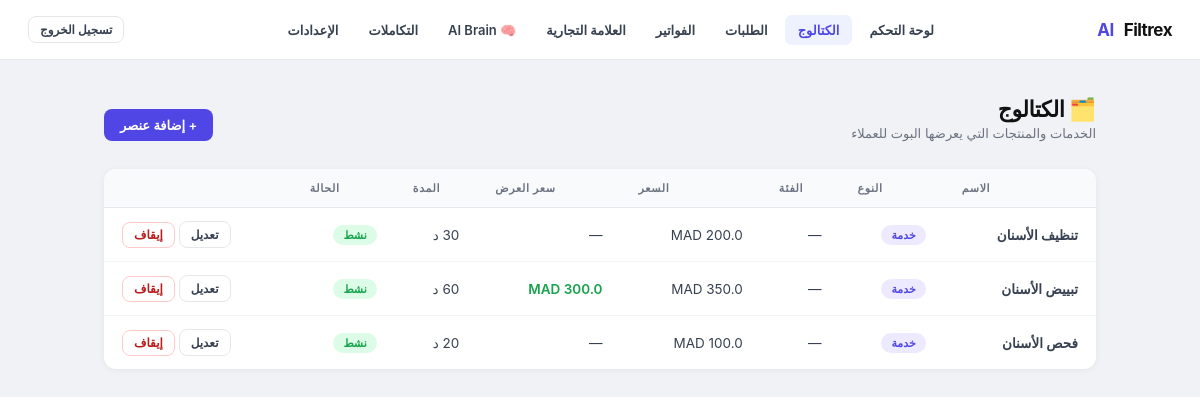
The app's page /admin/catalog (signed in) with its own data.
### tables this page shows
CREATE TABLE clients (
                id                INTEGER PRIMARY KEY AUTOINCREMENT,
                name              TEXT NOT NULL,
                business_type     TEXT DEFAULT 'clinic',
                default_language  TEXT DEFAULT 'ar',
                currency          TEXT DEFAULT 'MAD',
                timezone          TEXT DEFAULT 'Africa/Casablanca',
                admin_whatsapp    TEXT,
                ultramsg_instance TEXT,
                ultramsg_token    TEXT,
                is_active         INTEGER DEFAULT 1,
                created_at        TEXT DEFAULT (datetime('now'))
            , whatsapp_connected INTEGER DEFAULT 0, onboarding_step INTEGER DEFAULT 0, referral_code   TEXT, referred_by     INTEGER, referral_count  INTEGER DEFAULT 0, brand_name          TEXT, logo_url            TEXT, primary_color       TEXT DEFAULT '#4f46e5', custom_domain       TEXT, white_label_enabled INTEGER DEFAULT 0, business_whatsapp_number TEXT, whatsapp_connection_status TEXT DEFAULT 'not_connected', whatsapp_provider TEXT DEFAULT 'ultramsg', plan TEXT DEFAULT 'free', subscription_id TEXT, subscription_status TEXT DEFAULT 'inactive', is_trial          INTEGER DEFAULT 0, trial_started_at  TEXT, trial_ends_at     TEXT, affiliate_enabled  INTEGER DEFAULT 1, affiliate_code     TEXT, affiliate_earnings REAL    DEFAULT 0.0, affiliate_rate     REAL    DEFAULT 0.20, assistant_tone        TEXT DEFAULT 'friendly', assistant_goal        TEXT DEFAULT 'book_appointments', business_description  TEXT DEFAULT '', policies              TEXT DEFAULT '', fallback_message      TEXT DEFAULT '', trial_reminder_day  INTEGER DEFAULT 0);

CREATE TABLE catalogs (
                id           INTEGER PRIMARY KEY AUTOINCREMENT,
                client_id    INTEGER NOT NULL REFERENCES clients(id),
                title        TEXT NOT NULL,
                type         TEXT DEFAULT 'service',
                price        REAL DEFAULT 0,
                sale_price   REAL,
                description  TEXT,
                duration_min INTEGER,
                stock_qty    INTEGER,
                is_active    INTEGER DEFAULT 1,
                created_at   TEXT DEFAULT (datetime('now'))
            , category TEXT DEFAULT '', currency TEXT DEFAULT '', updated_at TEXT DEFAULT '');

### app.py (the view)
@app.route("/admin/catalog")
def admin_catalog():
    guard = _admin_guard()
    if guard:
        return guard
    cid = _session_client_id()
    client = get_client(cid)
    con = get_db_connection()
    try:
        items = [dict(r) for r in con.execute(
            "SELECT * FROM catalogs WHERE client_id=? ORDER BY id ASC", (cid,)
        ).fetchall()]
    finally:
        con.close()
    return render_template("admin/catalog.html", items=items,
                           currency=client.get("currency", "MAD"), active="catalog")

### app.py (called while the page is built, shortened)
@app.context_processor
def _inject_branding():
    return {"branding": getattr(g, "branding", {"brand_name": "Filtrex AI",
                                                  "logo_url": None,
                                                  "primary_color": "#4f46e5",
                                                  "white_label_enabled": 0})}

def t(key, lang="en"):
    lang = lang if lang in TRANSLATIONS else "en"
    return TRANSLATIONS[lang].get(key) or TRANSLATIONS["en"].get(key, key)

@app.context_processor
def _inject_lang():
    cid = session.get("client_id")
    lang = "en"
    if cid:
        _con = sqlite3.connect("bookings.db", timeout=10)
        _con.row_factory = sqlite3.Row
        try:
            _row = _con.execute(
                "SELECT default_language FROM clients WHERE id=?", (cid,)
            ).fetchone()
        finally:
            _con.close()
        if _row:
            lang = _row["default_language"] or "en"
    return {"lang": lang, "t": t}

@app.context_processor
def _inject_trial_info():
    try:
        cid = session.get("client_id")
        if cid:
            _client = get_client(cid)
            return {"trial_info": get_trial_status(_client)}
    except Exception:
        pass
    return {"trial_info": None}

def get_db_connection():
    con = sqlite3.connect(DB_FILE, timeout=10)
    con.row_factory = sqlite3.Row
    return con

def _session_client_id():
    cid = session.get("client_id")
    return int(cid) if cid else CLIENT_ID

def get_client(client_id=CLIENT_ID):
    con = get_db_connection()
    try:
        row = con.execute("SELECT * FROM clients WHERE id=?", (client_id,)).fetchone()
    finally:
        con.close()
    return dict(row) if row else {}

def get_trial_status(client):
    if not client or not client.get("is_trial"):
        return {"is_trial": False, "active": False, "expired": False}

def _admin_guard():
    if not session.get("logged_in"):
        return redirect(url_for("login"))
    cid = session.get("client_id")
    if cid:
        print(f"[AUTH_CLIENT_ID] client_id={cid} path={request.path}")
    return None

### templates/admin/catalog.html (shortened to what this page needs)
{% extends "admin/layout.html" %}
{% block content %}
<div class="page-head">
  <div>
    <h1 class="page-title">🗂️ الكتالوج</h1>
    <p class="page-sub">الخدمات والمنتجات التي يعرضها البوت للعملاء</p>
  </div>
  <a href="/admin/catalog/new" class="btn btn-primary">+ إضافة عنصر</a>
</div>
<div class="card">
  {% if items %}
  <table>
    <thead>
      <tr>
        <th>الاسم</th>
        <th>النوع</th>
        <th>الفئة</th>
        <th>السعر</th>
        <th>سعر العرض</th>
        <th>المدة</th>
        <th>الحالة</th>
        <th></th>
      </tr>
    </thead>
    <tbody>
    {% for item in items %}
    <tr>
      <td style="font-weight:600">{{ item.title }}</td>
      <td>
        <span class="badge badge-purple">
          {{ 'خدمة' if item.type == 'service' else 'منتج' }}
        </span>
      </td>
      <td>{{ item.category or '—' }}</td>
      <td>{{ item.price }} {{ item.currency or currency }}</td>
      <td>
        {% if item.sale_price %}
          <span style="color:#16a34a;font-weight:600">{{ item.sale_price }} {{ item.currency or currency }}</span>
        {% else %}—{% endif %}
      </td>
      <td>{% if item.duration_min %}{{ item.duration_min }} د{% else %}—{% endif %}</td>
      <td>
        {% if item.is_active %}
          <span class="badge badge-green">نشط</span>
        {% else %}
          <span class="badge badge-gray">موقوف</span>
        {% endif %}
      </td>
      <td style="text-align:left;white-space:nowrap">
        <a href="/admin/catalog/{{ item.id }}/edit" class="btn btn-ghost btn-sm">تعديل</a>
        <form method="post" action="/admin/catalog/{{ item.id }}/delete"
              style="display:inline"
              onsubmit="return confirm('إيقاف تفعيل هذا العنصر؟')">
          <button type="submit" class="btn btn-danger btn-sm">إيقاف</button>
        </form>
      </td>
    </tr>
    {% endfor %}
    </tbody>
  </table>
  {% endif %}
</div>
{% endblock %}

### templates/admin/layout.html (shortened to what this page needs)
<!DOCTYPE html>
<html lang="{{ lang }}" dir="{{ 'rtl' if lang == 'ar' else 'ltr' }}">
<head>
</head>
<body>
<nav class="nav">
  <div class="nav-brand">
    {% if branding.logo_url %}
      <img src="{{ branding.logo_url }}" alt="{{ branding.brand_name }}"
           style="height:32px;width:auto;object-fit:contain;border-radius:4px;" />
    {% else %}
      {% set _parts = branding.brand_name.split() %}
      {% if _parts|length >= 2 %}
        {{ _parts[:-1]|join(' ') }} <span>{{ _parts[-1] }}</span>
      {% else %}
        <span>{{ branding.brand_name }}</span>
      {% endif %}
    {% endif %}
  </div>
  <div class="nav-links">
    <a href="/admin/dashboard" class="nav-link {% if active=='dashboard' %}active{% endif %}">{{ t("nav_dashboard", lang) }}</a>
    <a href="/admin/catalog" class="nav-link {% if active=='catalog' %}active{% endif %}">{{ t("nav_catalog", lang) }}</a>
    <a href="/admin/orders" class="nav-link {% if active=='orders' %}active{% endif %}">{{ t("nav_orders", lang) }}</a>
    <a href="/admin/billing" class="nav-link {% if active=='billing' %}active{% endif %}">{{ t("nav_billing", lang) }}</a>
    <a href="/admin/branding" class="nav-link {% if active=='branding' %}active{% endif %}">{{ t("nav_branding", lang) }}</a>
    <a href="/admin/ai-brain" class="nav-link {% if active=='ai-brain' %}active{% endif %}">🧠 AI Brain</a>
    <a href="/admin/integrations" class="nav-link {% if active=='integrations' %}active{% endif %}">{{ t("nav_integrations", lang) }}</a>
    <a href="/admin/settings" class="nav-link {% if active=='settings' %}active{% endif %}">{{ t("nav_settings", lang) }}</a>
  </div>
  <div class="nav-right">
    <a href="/logout" class="btn btn-ghost btn-sm">{{ t("nav_logout", lang) }}</a>
  </div>
</nav>
<div class="shell">
  {% block content %}{% endblock %}
</div>
</body>
</html>

### records on screen
clients: default_language "لوحة التحكم", default_language "الكتالوج", default_language "الطلبات", default_language "الفواتير", default_language "العلامة التجارية", default_language "التكاملات", default_language "الإعدادات", default_language "تسجيل الخروج"
catalogs: title "تنظيف الأسنان", type "خدمة", category "—", currency.currency "MAD", is_active "نشط"
catalogs: title "تبييض الأسنان", type "خدمة", category "—", currency.currency "MAD", is_active "نشط"
catalogs: title "فحص الأسنان", type "خدمة", category "—", currency.currency "MAD", is_active "نشط"

### other values on screen
{{ _parts[:-1]|join(' ') }} "Filtrex"
{{ _parts[-1] }} "AI"
